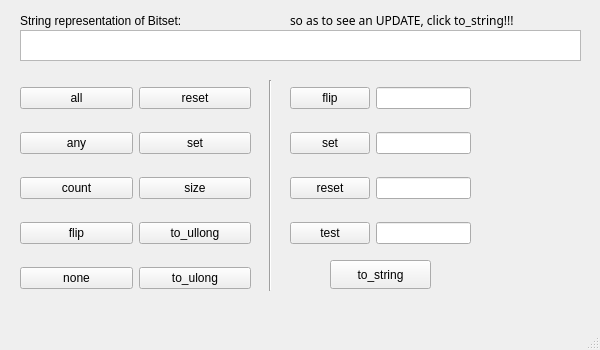
<?xml version="1.0" encoding="UTF-8"?>
<ui version="4.0">
 <class>MainWindow</class>
 <widget class="QMainWindow" name="MainWindow">
  <property name="geometry">
   <rect>
    <x>0</x>
    <y>0</y>
    <width>600</width>
    <height>350</height>
   </rect>
  </property>
  <property name="windowTitle">
   <string>Bitset</string>
  </property>
  <widget class="QWidget" name="centralwidget">
   <widget class="QTextEdit" name="textEdit">
    <property name="geometry">
     <rect>
      <x>20</x>
      <y>30</y>
      <width>561</width>
      <height>31</height>
     </rect>
    </property>
   </widget>
   <widget class="QPushButton" name="toStringButton">
    <property name="geometry">
     <rect>
      <x>330</x>
      <y>260</y>
      <width>101</width>
      <height>29</height>
     </rect>
    </property>
    <property name="text">
     <string>to_string</string>
    </property>
   </widget>
   <widget class="QLabel" name="label">
    <property name="geometry">
     <rect>
      <x>20</x>
      <y>10</y>
      <width>211</width>
      <height>21</height>
     </rect>
    </property>
    <property name="text">
     <string>String representation of Bitset:</string>
    </property>
   </widget>
   <widget class="QLabel" name="label_2">
    <property name="geometry">
     <rect>
      <x>290</x>
      <y>10</y>
      <width>301</width>
      <height>20</height>
     </rect>
    </property>
    <property name="font">
     <font>
      <family>Sitka Text</family>
      <pointsize>9</pointsize>
      <bold>false</bold>
     </font>
    </property>
    <property name="text">
     <string>so as to see an UPDATE, click to_string!!!</string>
    </property>
   </widget>
   <widget class="Line" name="line">
    <property name="geometry">
     <rect>
      <x>260</x>
      <y>80</y>
      <width>20</width>
      <height>211</height>
     </rect>
    </property>
    <property name="orientation">
     <enum>Qt::Vertical</enum>
    </property>
   </widget>
   <widget class="QWidget" name="">
    <property name="geometry">
     <rect>
      <x>20</x>
      <y>70</y>
      <width>231</width>
      <height>241</height>
     </rect>
    </property>
    <layout class="QHBoxLayout" name="horizontalLayout">
     <item>
      <layout class="QVBoxLayout" name="verticalLayout">
       <item>
        <widget class="QPushButton" name="allButton">
         <property name="text">
          <string>all</string>
         </property>
        </widget>
       </item>
       <item>
        <widget class="QPushButton" name="anyButton">
         <property name="text">
          <string>any</string>
         </property>
        </widget>
       </item>
       <item>
        <widget class="QPushButton" name="countButton">
         <property name="text">
          <string>count</string>
         </property>
        </widget>
       </item>
       <item>
        <widget class="QPushButton" name="flipAllButton">
         <property name="text">
          <string>flip</string>
         </property>
        </widget>
       </item>
       <item>
        <widget class="QPushButton" name="noneButton">
         <property name="text">
          <string>none</string>
         </property>
        </widget>
       </item>
      </layout>
     </item>
     <item>
      <layout class="QVBoxLayout" name="verticalLayout_2">
       <item>
        <widget class="QPushButton" name="resetAllButton">
         <property name="text">
          <string>reset</string>
         </property>
        </widget>
       </item>
       <item>
        <widget class="QPushButton" name="setAllButton">
         <property name="text">
          <string>set</string>
         </property>
        </widget>
       </item>
       <item>
        <widget class="QPushButton" name="sizeButton">
         <property name="text">
          <string>size</string>
         </property>
        </widget>
       </item>
       <item>
        <widget class="QPushButton" name="toUllongButton">
         <property name="text">
          <string>to_ullong</string>
         </property>
        </widget>
       </item>
       <item>
        <widget class="QPushButton" name="toUlongButton">
         <property name="text">
          <string>to_ulong</string>
         </property>
        </widget>
       </item>
      </layout>
     </item>
    </layout>
   </widget>
   <widget class="QWidget" name="">
    <property name="geometry">
     <rect>
      <x>290</x>
      <y>70</y>
      <width>181</width>
      <height>191</height>
     </rect>
    </property>
    <layout class="QHBoxLayout" name="horizontalLayout_2">
     <item>
      <layout class="QVBoxLayout" name="verticalLayout_3">
       <item>
        <widget class="QPushButton" name="flipOneButton">
         <property name="text">
          <string>flip</string>
         </property>
        </widget>
       </item>
       <item>
        <widget class="QPushButton" name="setOneButton">
         <property name="text">
          <string>set</string>
         </property>
        </widget>
       </item>
       <item>
        <widget class="QPushButton" name="resetOneButton">
         <property name="text">
          <string>reset</string>
         </property>
        </widget>
       </item>
       <item>
        <widget class="QPushButton" name="testButton">
         <property name="text">
          <string>test</string>
         </property>
        </widget>
       </item>
      </layout>
     </item>
     <item>
      <layout class="QVBoxLayout" name="verticalLayout_4">
       <item>
        <widget class="QLineEdit" name="lineEditFlip">
         <property name="inputMask">
          <string>99</string>
         </property>
        </widget>
       </item>
       <item>
        <widget class="QLineEdit" name="lineEditSet">
         <property name="inputMask">
          <string>99</string>
         </property>
        </widget>
       </item>
       <item>
        <widget class="QLineEdit" name="lineEditReset">
         <property name="inputMask">
          <string>99</string>
         </property>
        </widget>
       </item>
       <item>
        <widget class="QLineEdit" name="lineEditTest">
         <property name="inputMask">
          <string>99</string>
         </property>
        </widget>
       </item>
      </layout>
     </item>
    </layout>
   </widget>
  </widget>
  <widget class="QMenuBar" name="menubar">
   <property name="geometry">
    <rect>
     <x>0</x>
     <y>0</y>
     <width>600</width>
     <height>25</height>
    </rect>
   </property>
  </widget>
  <widget class="QStatusBar" name="statusbar"/>
 </widget>
 <resources/>
 <connections/>
</ui>
